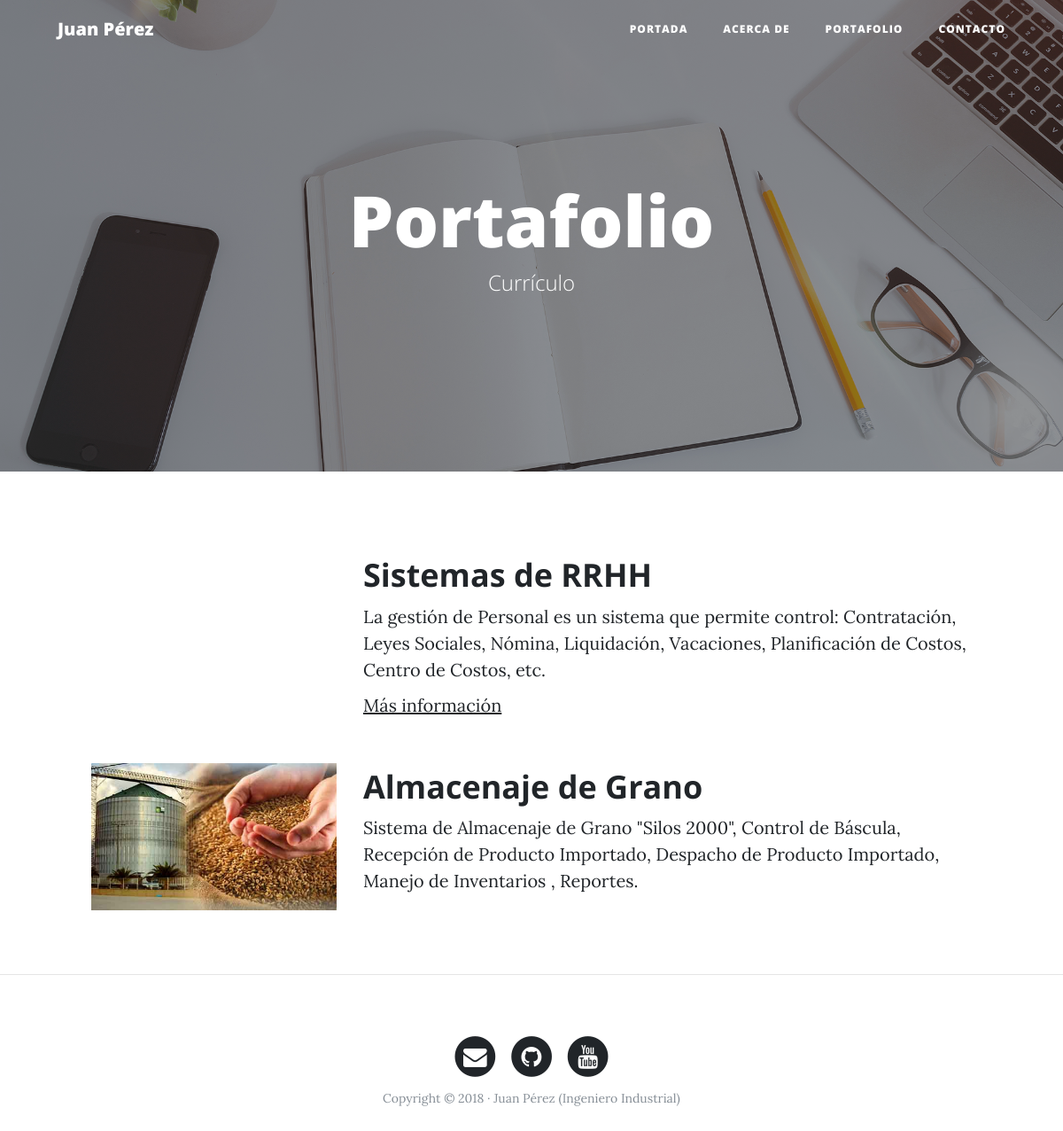
The page /portfolio/ on the database its author committed.
### portfolio/models.py (models this page shows, shortened)
class Project(models.Model):
    title = models.CharField(max_length=200, verbose_name ="Título")
    description = models.TextField(verbose_name = "Descripción")
    image = models.ImageField(verbose_name = "Imagen", upload_to= "projects")
    webaddress = models.URLField(null = True,blank = True,verbose_name = "Dirección Web", max_length=200)
    created = models.DateTimeField(auto_now_add=True,verbose_name = "Fecha de Creación")
    updated = models.DateTimeField(auto_now=True,verbose_name = "Fecha de Edición")
    class Meta:
        verbose_name = 'proyecto'
        verbose_name_plural = 'proyectos'
        ordering = ["-created"]

### portfolio/views.py (the view)
# urls.py: path('portfolio/', portfolio_views.portfolio, name="portfolio"),
def portfolio(request):
    projects = Project.objects.all()
    return render(request, "portfolio/portfolio.html", {'projects' : projects })

### portfolio/templates/portfolio/portfolio.html (shortened to what this page needs)
{% extends 'core/base.html' %}
{% block background %}{% load static %}{% static 'core/img/portfolio-bg.jpg' %}{% endblock %}
{% block headers %}
    <h1>Portafolio</h1>
    <span class="subheading">Currículo</span>
{% endblock %}
{% block content %}
    {%for project in projects%}
        <div class="row project">
        <div class="col-lg-3 col-md-4 offset-lg-1">
                <img class="img-fluid" src="{{ project.image.url }}" alt="">
        </div>
        <div class="col-lg-7 col-md-8">
            <h2 class="section-heading title">{{ project.title }}</h2>
            <p>{{ project.description }}</p>
       {% if project.webaddress%}  <p><a href="{{project.webaddress}}">Más información</a></p>  {% endif %}
        </div>
        </div>
    {% endfor %}
{% endblock %}

### core/templates/core/base.html (shortened to what this page needs)
<!DOCTYPE html>
<html lang="es">
  <head>
    {% load static %}
    <link href="{% static 'core/vendor/bootstrap/css/bootstrap.min.css' %}" rel="stylesheet">
    <link href="{% static 'core/vendor/font-awesome/css/font-awesome.min.css' %}" rel="stylesheet" type="text/css">
    <link href="{% static 'core/css/clean-blog.min.css' %}" rel="stylesheet">
  </head>
  <body>
    <nav class="navbar navbar-expand-lg navbar-light fixed-top" id="mainNav">
      <div class="container">
        <a class="navbar-brand" href="{% url 'home'%}">Juan Pérez</a>
        <div class="collapse navbar-collapse" id="navbarResponsive">
          <ul class="navbar-nav ml-auto">
            <li class="nav-item">
              <a class="nav-link" href="{% url 'home'%}">Portada</a>
            </li>
            <li class="nav-item">
              <a class="nav-link" href="{% url 'about'%}">Acerca de</a>
            </li>
            <li class="nav-item">
              <a class="nav-link" href="{% url 'portfolio'%}">Portafolio</a>
            </li>
            <li class="nav-item">
              <a class="nav-link" href="{% url 'contact'%}">Contacto</a>
            </li>
          </ul>
        </div>
      </div>
    </nav>
    <header class="masthead" style="background-image: url(' {% block background %} {% endblock %} ')">
      <div class="overlay"></div>
      <div class="container">
        <div class="row">
          <div class="col-lg-8 col-md-10 mx-auto">
            <div class="site-heading">
             {% block headers %} {% endblock %}
            </div>
          </div>
        </div>
      </div>
    </header>
    {% block content %} {% endblock %}
{% if request.path != "/" %} <hr> {% endif %}
    <footer>
      <div class="container">
        <div class="row">
          <div class="col-lg-8 col-md-10 mx-auto">
            <ul class="list-inline text-center">
              <li class="list-inline-item">
                <a href="#">
                  <span class="fa-stack fa-lg">
                    <i class="fa fa-circle fa-stack-2x"></i>
                    <i class="fa fa-envelope fa-stack-1x fa-inverse"></i>
                  </span>
                </a>
              </li>
              <li class="list-inline-item">
                <a href="#">
                  <span class="fa-stack fa-lg">
                    <i class="fa fa-circle fa-stack-2x"></i>
                    <i class="fa fa-github fa-stack-1x fa-inverse"></i>
                  </span>
                </a>
              </li>
              <li class="list-inline-item">
                <a href="#">
                  <span class="fa-stack fa-lg">
                    <i class="fa fa-circle fa-stack-2x"></i>
                    <i class="fa fa-youtube fa-stack-1x fa-inverse"></i>
                  </span>
                </a>
              </li>
            </ul>
            <p class="copyright text-muted">Copyright &copy; 2018 · Juan Pérez (Ingeniero Industrial) </p>
          </div>
        </div>
      </div>
    </footer>
  </body>
</html>

### rows shown on the page
Project: title "Sistemas de RRHH", description "La gestión de Personal es un sistema que permite control: Contratación, Leyes Sociales, Nómina, Liquidación, Vacaciones, Planificación de Costos, Centro de Costos, etc."
Project: image (picture), title "Almacenaje de Grano", description "Sistema de Almacenaje de Grano \"Silos 2000\", Control de Báscula, Recepción de Producto Importado, Despacho de Producto Importado, Manejo de Inventarios , Reportes."
